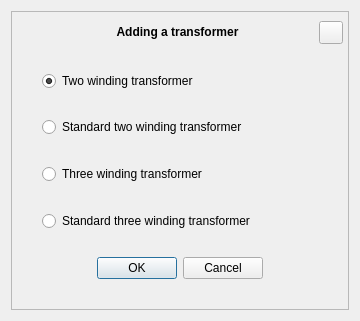
<?xml version="1.0" encoding="UTF-8"?>
<ui version="4.0">
 <class>Dialog</class>
 <widget class="QDialog" name="Dialog">
  <property name="geometry">
   <rect>
    <x>0</x>
    <y>0</y>
    <width>360</width>
    <height>321</height>
   </rect>
  </property>
  <property name="minimumSize">
   <size>
    <width>360</width>
    <height>321</height>
   </size>
  </property>
  <property name="maximumSize">
   <size>
    <width>360</width>
    <height>321</height>
   </size>
  </property>
  <property name="windowTitle">
   <string>Adding a transformer</string>
  </property>
  <layout class="QVBoxLayout" name="verticalLayout">
   <item>
    <widget class="QFrame" name="frame">
     <property name="frameShape">
      <enum>QFrame::Shape::StyledPanel</enum>
     </property>
     <property name="frameShadow">
      <enum>QFrame::Shadow::Raised</enum>
     </property>
     <layout class="QVBoxLayout" name="verticalLayout_3">
      <property name="leftMargin">
       <number>30</number>
      </property>
      <property name="rightMargin">
       <number>5</number>
      </property>
      <item>
       <layout class="QHBoxLayout" name="horizontalLayout_2">
        <item>
         <widget class="QLabel" name="label">
          <property name="text">
           <string>&lt;html&gt;&lt;head/&gt;&lt;body&gt;&lt;p&gt;&lt;span style=&quot; font-weight:700;&quot;&gt;Adding a transformer&lt;/span&gt;&lt;/p&gt;&lt;/body&gt;&lt;/html&gt;</string>
          </property>
          <property name="textFormat">
           <enum>Qt::TextFormat::RichText</enum>
          </property>
          <property name="alignment">
           <set>Qt::AlignmentFlag::AlignCenter</set>
          </property>
         </widget>
        </item>
        <item>
         <widget class="QToolButton" name="btn_close">
          <property name="focusPolicy">
           <enum>Qt::FocusPolicy::NoFocus</enum>
          </property>
          <property name="text">
           <string/>
          </property>
         </widget>
        </item>
       </layout>
      </item>
      <item>
       <spacer name="verticalSpacer_4">
        <property name="orientation">
         <enum>Qt::Orientation::Vertical</enum>
        </property>
        <property name="sizeHint" stdset="0">
         <size>
          <width>20</width>
          <height>40</height>
         </size>
        </property>
       </spacer>
      </item>
      <item>
       <widget class="QRadioButton" name="radio2w">
        <property name="text">
         <string>Two winding transformer</string>
        </property>
        <property name="checked">
         <bool>true</bool>
        </property>
       </widget>
      </item>
      <item>
       <spacer name="verticalSpacer_3">
        <property name="orientation">
         <enum>Qt::Orientation::Vertical</enum>
        </property>
        <property name="sizeHint" stdset="0">
         <size>
          <width>20</width>
          <height>40</height>
         </size>
        </property>
       </spacer>
      </item>
      <item>
       <widget class="QRadioButton" name="radio2w_std">
        <property name="text">
         <string>Standard two winding transformer</string>
        </property>
       </widget>
      </item>
      <item>
       <spacer name="verticalSpacer_6">
        <property name="orientation">
         <enum>Qt::Orientation::Vertical</enum>
        </property>
        <property name="sizeHint" stdset="0">
         <size>
          <width>20</width>
          <height>40</height>
         </size>
        </property>
       </spacer>
      </item>
      <item>
       <widget class="QRadioButton" name="radio3w">
        <property name="text">
         <string>Three winding transformer</string>
        </property>
       </widget>
      </item>
      <item>
       <spacer name="verticalSpacer_5">
        <property name="orientation">
         <enum>Qt::Orientation::Vertical</enum>
        </property>
        <property name="sizeHint" stdset="0">
         <size>
          <width>20</width>
          <height>40</height>
         </size>
        </property>
       </spacer>
      </item>
      <item>
       <widget class="QRadioButton" name="radio3w_std">
        <property name="text">
         <string>Standard three winding transformer</string>
        </property>
       </widget>
      </item>
      <item>
       <spacer name="verticalSpacer">
        <property name="orientation">
         <enum>Qt::Orientation::Vertical</enum>
        </property>
        <property name="sizeHint" stdset="0">
         <size>
          <width>20</width>
          <height>40</height>
         </size>
        </property>
       </spacer>
      </item>
      <item>
       <layout class="QHBoxLayout" name="horizontalLayout">
        <item>
         <spacer name="horizontalSpacer">
          <property name="orientation">
           <enum>Qt::Orientation::Horizontal</enum>
          </property>
          <property name="sizeHint" stdset="0">
           <size>
            <width>40</width>
            <height>20</height>
           </size>
          </property>
         </spacer>
        </item>
        <item>
         <widget class="QDialogButtonBox" name="buttonBox">
          <property name="orientation">
           <enum>Qt::Orientation::Horizontal</enum>
          </property>
          <property name="standardButtons">
           <set>QDialogButtonBox::StandardButton::Cancel|QDialogButtonBox::StandardButton::Ok</set>
          </property>
         </widget>
        </item>
        <item>
         <spacer name="horizontalSpacer_2">
          <property name="orientation">
           <enum>Qt::Orientation::Horizontal</enum>
          </property>
          <property name="sizeHint" stdset="0">
           <size>
            <width>40</width>
            <height>20</height>
           </size>
          </property>
         </spacer>
        </item>
        <item>
         <spacer name="horizontalSpacer_3">
          <property name="orientation">
           <enum>Qt::Orientation::Horizontal</enum>
          </property>
          <property name="sizeType">
           <enum>QSizePolicy::Policy::Fixed</enum>
          </property>
          <property name="sizeHint" stdset="0">
           <size>
            <width>25</width>
            <height>20</height>
           </size>
          </property>
         </spacer>
        </item>
       </layout>
      </item>
      <item>
       <spacer name="verticalSpacer_2">
        <property name="orientation">
         <enum>Qt::Orientation::Vertical</enum>
        </property>
        <property name="sizeHint" stdset="0">
         <size>
          <width>20</width>
          <height>40</height>
         </size>
        </property>
       </spacer>
      </item>
     </layout>
    </widget>
   </item>
  </layout>
 </widget>
 <resources/>
 <connections>
  <connection>
   <sender>buttonBox</sender>
   <signal>accepted()</signal>
   <receiver>Dialog</receiver>
   <slot>accept()</slot>
   <hints>
    <hint type="sourcelabel">
     <x>248</x>
     <y>254</y>
    </hint>
    <hint type="destinationlabel">
     <x>157</x>
     <y>274</y>
    </hint>
   </hints>
  </connection>
  <connection>
   <sender>buttonBox</sender>
   <signal>rejected()</signal>
   <receiver>Dialog</receiver>
   <slot>reject()</slot>
   <hints>
    <hint type="sourcelabel">
     <x>265</x>
     <y>289</y>
    </hint>
    <hint type="destinationlabel">
     <x>286</x>
     <y>274</y>
    </hint>
   </hints>
  </connection>
  <connection>
   <sender>btn_close</sender>
   <signal>clicked()</signal>
   <receiver>Dialog</receiver>
   <slot>reject()</slot>
   <hints>
    <hint type="sourcelabel">
     <x>328</x>
     <y>33</y>
    </hint>
    <hint type="destinationlabel">
     <x>359</x>
     <y>34</y>
    </hint>
   </hints>
  </connection>
 </connections>
</ui>
